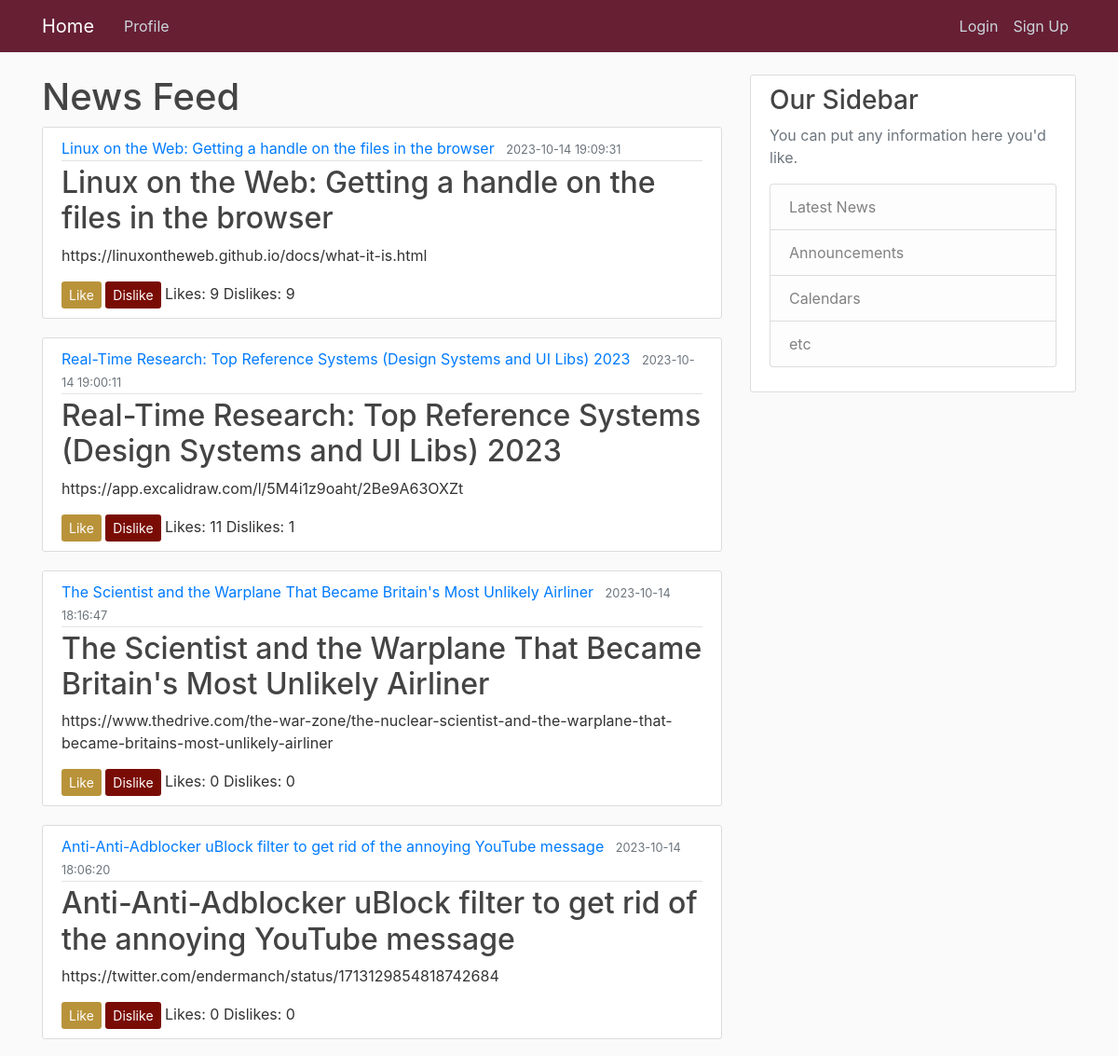
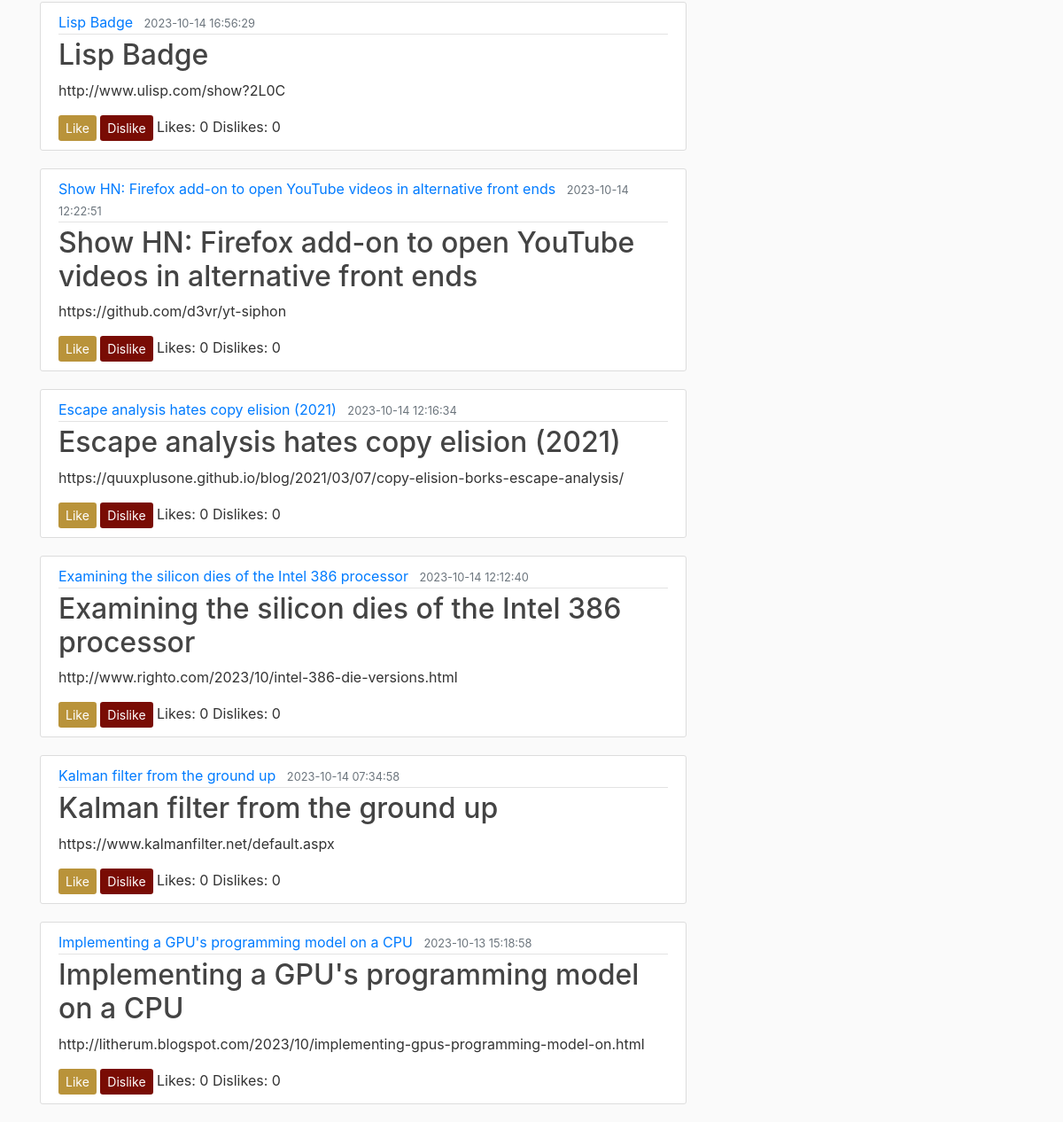
Before: / with the older database file (2 pictures, top to bottom).
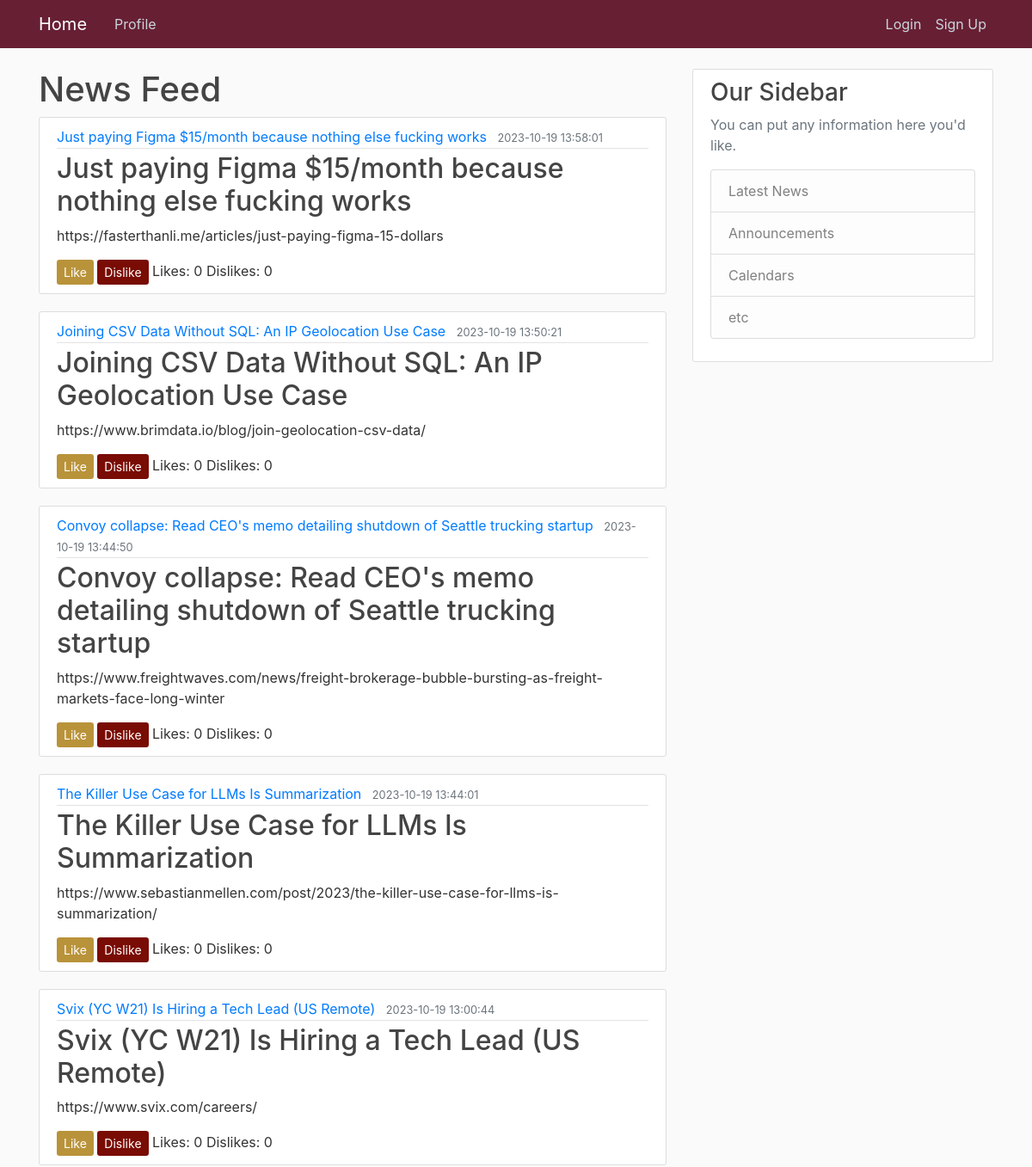
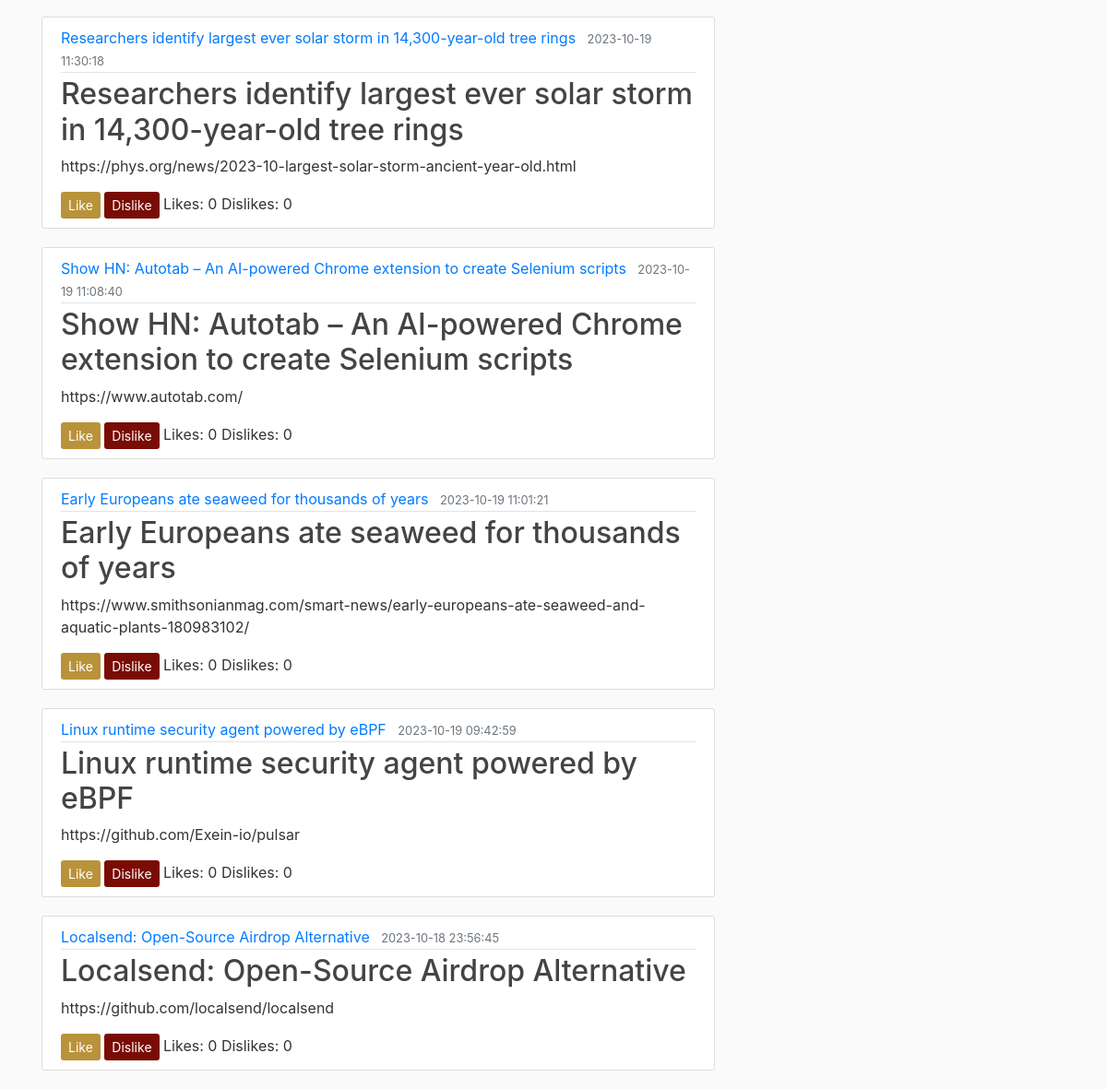
After: the same page with the newer database file (2 pictures, top to bottom).
### app/models.py (models this page shows, shortened)
class Post(db.Model):
    id = db.Column(db.Integer, primary_key=True)
    title = db.Column(db.String(100), nullable=False)
    time = db.Column(db.DateTime, nullable=False, default=datetime.utcnow)
    content = db.Column(db.Text, nullable=False)
    likes = db.Column(db.Integer, default=0)
    dislikes = db.Column(db.Integer, default=0)  # Add a field for dislikes

### app/routes.py (the view)
@app.route('/')
def newsfeed():
    news_items = (
        Post.query.order_by(Post.time.desc(), Post.likes.desc(), Post.dislikes)
        .paginate(page=1, per_page=10, error_out=False)
        .items
    )
    return render_template('newsfeed.html', news_items=news_items)

### app/templates/newsfeed.html
{% extends "layout.html" %}
{% block content %}
    <h1>News Feed</h1>
    <div class="news-items">
        {% for news_item in news_items %}
        <article class="media content-section">
            <div class="media-body">
              <div class="article-metadata">
                <a class="mr-2" href="#">{{ news_item.title  }}</a>
                <small class="text-muted">{{ news_item.time.strftime('%Y-%m-%d %H:%M:%S') }}</small>
              </div>
              <h2><a class="article-title" href="#">{{ news_item.title }}</a></h2>
              <p class="article-content">{{ news_item.content }}</p>
              <a href="{{ url_for('like', post_id=news_item.id) }}" class="btn btn-sm btn-like">Like</a>
              <a href="{{ url_for('dislike', post_id=news_item.id) }}" class="btn btn-sm btn-dislike">Dislike</a>
              <span>Likes: {{ news_item.likes }}</span>
              <span>Dislikes: {{ news_item.dislikes }}</span>
            </div>
          </article>
        {% endfor %}
    </div>
{% endblock %}

Changed rows visible on the page:
no longer on this page (row edited): Post: title "Linux on the Web: Getting a handle on the files in the browser", time "2023-10-14 19:09:31", content "https://linuxontheweb.github.io/docs/what-it-is.html", likes "9", dislikes "9"
no longer on this page (row unchanged): Post: title "Real-Time Research: Top Reference Systems (Design Systems and UI Libs) 2023", time "2023-10-14 19:00:11", content "https://app.excalidraw.com/l/5M4i1z9oaht/2Be9A63OXZt", likes "11", dislikes "1"
no longer on this page (row unchanged): Post: title "The Scientist and the Warplane That Became Britain's Most Unlikely Airliner", time "2023-10-14 18:16:47", content "https://www.thedrive.com/the-war-zone/the-nuclear-scientist-and-the-warplane-that-became-britains-most-unlikely-airliner", likes "0", dislikes "0"
no longer on this page (row unchanged): Post: title "Anti-Anti-Adblocker uBlock filter to get rid of the annoying YouTube message", time "2023-10-14 18:06:20", content "https://twitter.com/endermanch/status/1713129854818742684", likes "0", dislikes "0"
no longer on this page (row unchanged): Post: title "Lisp Badge", time "2023-10-14 16:56:29", content "http://www.ulisp.com/show?2L0C", likes "0", dislikes "0"
no longer on this page (row unchanged): Post: title "Show HN: Firefox add-on to open YouTube videos in alternative front ends", time "2023-10-14 12:22:51", content "https://github.com/d3vr/yt-siphon", likes "0", dislikes "0"
no longer on this page (row unchanged): Post: title "Escape analysis hates copy elision (2021)", time "2023-10-14 12:16:34", content "https://quuxplusone.github.io/blog/2021/03/07/copy-elision-borks-escape-analysis/", likes "0", dislikes "0"
no longer on this page (row unchanged): Post: title "Examining the silicon dies of the Intel 386 processor", time "2023-10-14 12:12:40", content "http://www.righto.com/2023/10/intel-386-die-versions.html", likes "0", dislikes "0"
no longer on this page (row unchanged): Post: title "Kalman filter from the ground up", time "2023-10-14 07:34:58", content "https://www.kalmanfilter.net/default.aspx", likes "0", dislikes "0"
no longer on this page (row unchanged): Post: title "Implementing a GPU's programming model on a CPU", time "2023-10-13 15:18:58", content "http://litherum.blogspot.com/2023/10/implementing-gpus-programming-model-on.html", likes "0", dislikes "0"
added Post: title "Just paying Figma $15/month because nothing else fucking works", time "2023-10-19 13:58:01", content "https://fasterthanli.me/articles/just-paying-figma-15-dollars", likes "0", dislikes "0"
added Post: title "Joining CSV Data Without SQL: An IP Geolocation Use Case", time "2023-10-19 13:50:21", content "https://www.brimdata.io/blog/join-geolocation-csv-data/", likes "0", dislikes "0"
added Post: title "Convoy collapse: Read CEO's memo detailing shutdown of Seattle trucking startup", time "2023-10-19 13:44:50", content "https://www.freightwaves.com/news/freight-brokerage-bubble-bursting-as-freight-markets-face-long-winter", likes "0", dislikes "0"
added Post: title "The Killer Use Case for LLMs Is Summarization", time "2023-10-19 13:44:01", content "https://www.sebastianmellen.com/post/2023/the-killer-use-case-for-llms-is-summarization/", likes "0", dislikes "0"
added Post: title "Svix (YC W21) Is Hiring a Tech Lead (US Remote)", time "2023-10-19 13:00:44", content "https://www.svix.com/careers/", likes "0", dislikes "0"
added Post: title "Researchers identify largest ever solar storm in 14,300-year-old tree rings", time "2023-10-19 11:30:18", content "https://phys.org/news/2023-10-largest-solar-storm-ancient-year-old.html", likes "0", dislikes "0"
added Post: title "Show HN: Autotab – An AI-powered Chrome extension to create Selenium scripts", time "2023-10-19 11:08:40", content "https://www.autotab.com/", likes "0", dislikes "0"
added Post: title "Early Europeans ate seaweed for thousands of years", time "2023-10-19 11:01:21", content "https://www.smithsonianmag.com/smart-news/early-europeans-ate-seaweed-and-aquatic-plants-180983102/", likes "0", dislikes "0"
added Post: title "Linux runtime security agent powered by eBPF", time "2023-10-19 09:42:59", content "https://github.com/Exein-io/pulsar", likes "0", dislikes "0"
added Post: title "Localsend: Open-Source Airdrop Alternative", time "2023-10-18 23:56:45", content "https://github.com/localsend/localsend", likes "0", dislikes "0"
